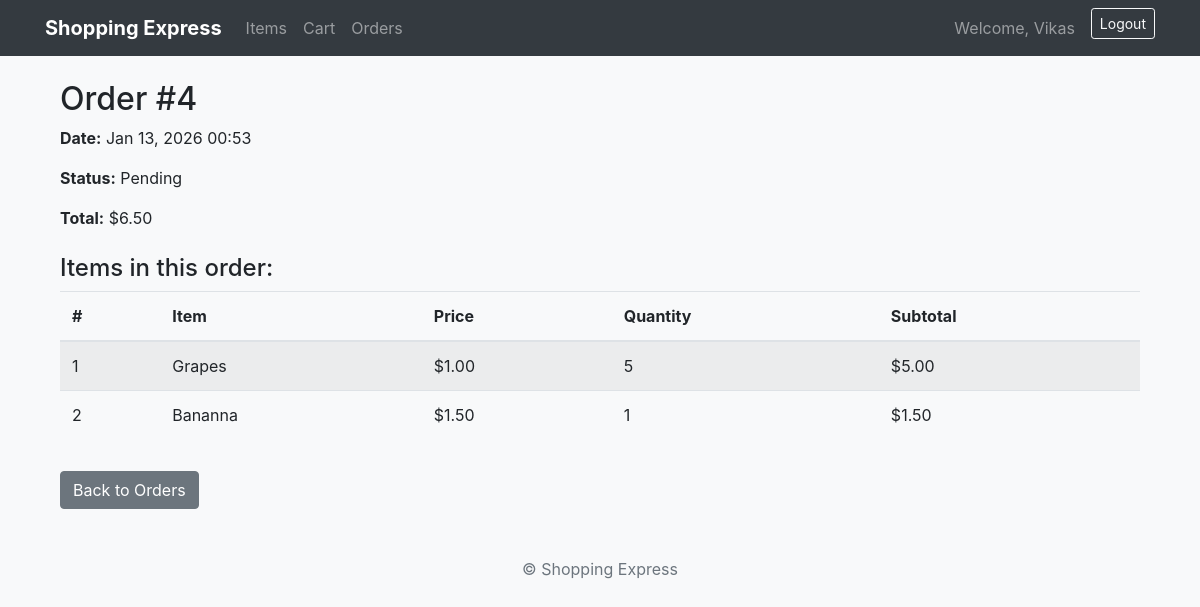
The page /order/4/ (signed in) on the database its author committed.
### orders/models.py (models this page shows, shortened)
class Order(models.Model):
    user = models.ForeignKey(User, on_delete=models.CASCADE)
    created_at = models.DateTimeField(auto_now_add=True)
    total = models.DecimalField(max_digits=10, decimal_places=2)
    status = models.CharField(
        max_length=20,
        choices=[
            ("pending", "Pending"),
            ("completed", "Completed"),
            ("cancelled", "Cancelled"),
        ],
        default="pending",
    )

class OrderItem(models.Model):
    order = models.ForeignKey(
        Order,
        related_name="items",
        on_delete=models.CASCADE,
    )
    item = models.ForeignKey(Item, on_delete=models.PROTECT)
    price = models.DecimalField(max_digits=10, decimal_places=2)
    quantity = models.PositiveIntegerField()
    def subtotal(self):
        return self.price * self.quantity

### items/models.py (models this page shows, shortened)
class Item(models.Model):
    name = models.CharField(max_length=250)
    price = models.FloatField()
    stock = models.IntegerField()
    image =  models.ImageField(upload_to='items/', null=True, blank=True)

### orders/views.py (the view)
# urls.py: path("<int:order_id>/", views.order_detail, name="detail"),
@login_required
def order_detail(request, order_id):
    order = get_object_or_404(
        Order,
        id=order_id,
        user=request.user
    )
    return render(
        request,
        "orders/order_detail.html",
        {"order": order}
    )

### orders/templates/orders/order_detail.html
{% extends "items/base.html" %}
{% block content %}
<div class="container mt-4">
    <h2>Order #{{ order.id }}</h2>
    <p><strong>Date:</strong> {{ order.created_at|date:"M d, Y H:i" }}</p>
    <p><strong>Status:</strong> {{ order.status|capfirst }}</p>
    <p><strong>Total:</strong> ${{ order.total|floatformat:2 }}</p>
    <h4 class="mt-4">Items in this order:</h4>
    {% if order.items.all %}
    <table class="table table-striped">
        <thead>
            <tr>
                <th>#</th>
                <th>Item</th>
                <th>Price</th>
                <th>Quantity</th>
                <th>Subtotal</th>
            </tr>
        </thead>
        <tbody>
            {% for item in order.items.all %}
            <tr>
                <td>{{ forloop.counter }}</td>
                <td>{{ item.item.name }}</td>
                <td>${{ item.price|floatformat:2 }}</td>
                <td>{{ item.quantity }}</td>
                <td>${{ item.subtotal|floatformat:2 }}</td>
            </tr>
            {% endfor %}
        </tbody>
    </table>
    {% else %}
    <p>No items found in this order.</p>
    {% endif %}
    <a href="{% url 'orders:order-list' %}" class="btn btn-secondary mt-3">Back to Orders</a>
</div>
{% endblock %}

### items/templates/items/base.html (shortened to what this page needs)
{% load static %}
<!DOCTYPE html>
<html lang="en">
  <head>
    <link
      rel="stylesheet"
      href="https://stackpath.bootstrapcdn.com/bootstrap/4.4.1/css/bootstrap.min.css"
    />
  </head>
  <body class="bg-light">
    <nav class="navbar navbar-expand-md navbar-dark bg-dark">
      <div class="container">
        {% if user.is_authenticated %}
        <a class="navbar-brand font-weight-bold" href="{% url 'home' %}">
          Shopping Express
        </a>
        {% else %}
        <a class="navbar-brand font-weight-bold" href="{% url 'home' %}">
          Shopping Express
        </a>
        {% endif %}
        <div class="collapse navbar-collapse" id="navbarNav">
          <ul class="navbar-nav mr-auto">
            {% if user.is_authenticated %}
            <li class="nav-item">
              <a class="nav-link" href="{% url 'items:items_list' %}">Items</a>
            </li>
            <li class="nav-item">
              <a class="nav-link" href="{% url 'cart:cart_list' %}">Cart</a>
            </li>
            <li class="nav-item">
              <a class="nav-link" href="{% url 'orders:order-list' %}">Orders</a>
            </li>
            {% endif %}
          </ul>
          <ul class="navbar-nav ml-auto">
            {% if user.is_authenticated %}
            <li class="nav-item">
              <span class="navbar-text mr-3">
                Welcome, {{ user.username }}
              </span>
            </li>
            <li class="nav-item">
              <a
                class="btn btn-outline-light btn-sm"
                href="{% url 'logoutuser' %}"
              >
                Logout
              </a>
            </li>
            {% endif %}
          </ul>
        </div>
      </div>
    </nav>
    <div class="container mt-4">{% block content %} {% endblock %}</div>
    <footer class="text-center text-muted mt-5 mb-3">
      © {{ now|date:"Y" }} Shopping Express
    </footer>
  </body>
</html>

### rows shown on the page
Order: id "4", created_at "Jan 13, 2026 00:53", status "Pending", total "6.50"
OrderItem: item.name "Grapes", price "1.00", quantity "5", subtotal "5.00"
OrderItem: item.name "Bananna", price "1.50", quantity "1", subtotal "1.50"

### other values the page prints
{{ user.username }} "Vikas"
